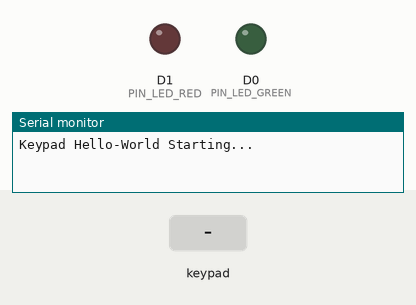
Simulated run of this sketch. Board: ESP8266 (NodeMCU). On the bench: output pins drawn as LEDs (lit = HIGH), the last lines printed to the serial monitor. Wiring (inferred from the names in the program): 4×4 keypad with keys 1 2 3 A 4 5 6 B 7 8 9 C * 0 # D: rows D3, D4, D5, D6; columns GPIO 3, GPIO 1, D7, D8. Dashed ring = blinking. Inputs (shaded band) come from the test bench. Pins used as bus, display or sensor lines are not drawn.

Above: at 1.2 s.
1.3 s: keypad keys 9 5 9 8 7 1 2 3 pressed 0.4 s apart
At 1.8 s:
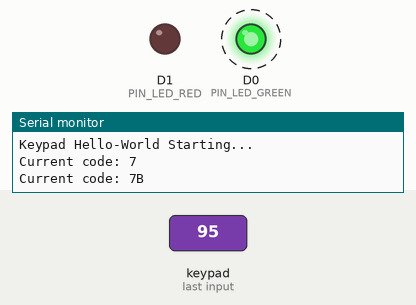
6.0 s: key '*' pressed
At 6.17 s:
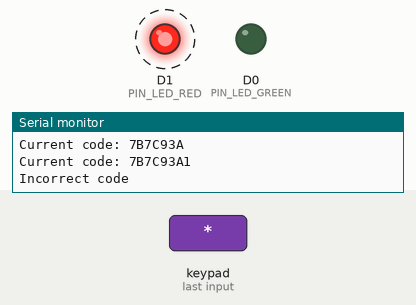
9.0 s: key '2' pressed
At 9.5 s:
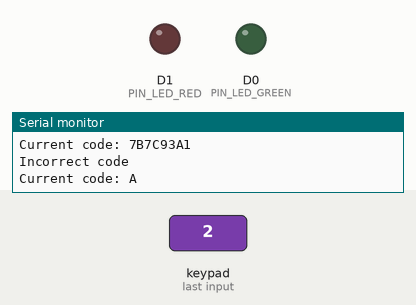
10.5 s: keypad keys 9 5 9 8 7 1 2 3 # pressed 0.4 s apart
At 11.2 s:
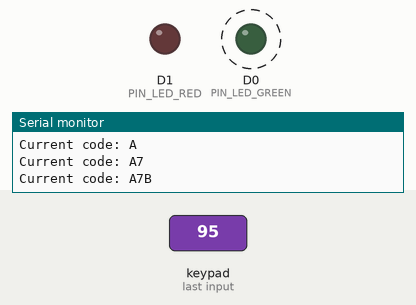
15.6 s: key '5' pressed
At 16.8 s:
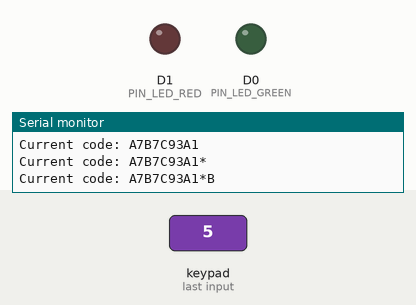
17.1 s: keypad keys 9 5 9 8 7 1 2 3 * pressed 0.4 s apart
At 20.47 s:
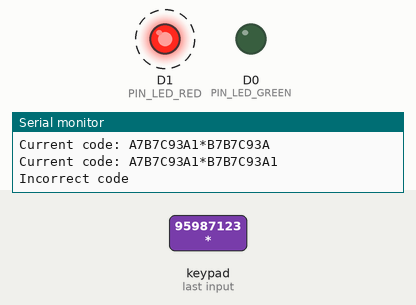
Timing chart, 0 to 23.1 s (numbered marks = the images above; inputs shaded):
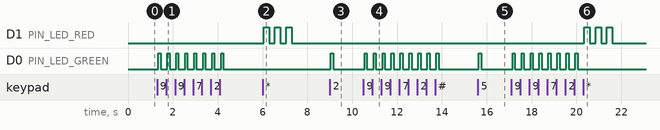

Measured:
- after the input at 1.3 s, D0 (PIN_LED_GREEN): alternates HIGH for 0.10 s and LOW for 0.30 s, 16 changes in all, then stays LOW, starting after 0.05 s
- after the input at 6.0 s, D1 (PIN_LED_RED): alternates HIGH for 0.25 s and LOW for 0.25 s, 6 changes in all, then stays LOW, starting after 0.05 s
- after the input at 9.0 s, D0 (PIN_LED_GREEN): LOW → HIGH after 0.05 s, → LOW 0.10 s later
- after the input at 10.5 s, D0 (PIN_LED_GREEN): alternates HIGH for 0.10 s and LOW for 0.30 s, 18 changes in all, then stays LOW, starting after 0.05 s
- after the input at 15.6 s, D0 (PIN_LED_GREEN): LOW → HIGH after 0.05 s, → LOW 0.10 s later
- after the input at 17.1 s, D1 (PIN_LED_RED): alternates HIGH for 0.25 s and LOW for 0.25 s, 6 changes in all, then stays LOW, starting after 3.3 s; D0 (PIN_LED_GREEN): alternates HIGH for 0.10 s and LOW for 0.30 s, 16 changes in all, then stays LOW, starting after 0.05 s

The sketch:

hello.ino
```cpp
/*
 * hello.ino
 *
 * Demonstrates keypad + LED functionality for embedded hardware hello-world.
 * Users enter a passcode via a 4x4 keypad. Green LED blinks on each key press.
 * '#' validates the code: green LED blinks if correct, red LED if not.
 *
 * Author: Charles Jensen
 * Created: 2025-05-07
 * Last Modified: 2025-05-07
 */

// Constants
// Pin assignments
const byte PIN_LED_GREEN = D0;
const byte PIN_LED_RED = D1;
const byte PIN_ROW[4] = {D3, D4, D5, D6};
const byte PIN_COL[4] = {D7, D8, D9, D10};

// Keypad layout
const byte NUM_ROWS = 4;
const byte NUM_COLS = 4;

const char KEYPAD_KEYS[NUM_ROWS][NUM_COLS] = {
    {'1', '2', '3', 'A'},
    {'4', '5', '6', 'B'},
    {'7', '8', '9', 'C'},
    {'*', '0', '#', 'D'}};

// Timing constants
const unsigned int LED_BLINK_DURATION_MS = 250;

// Target passcode
const String CORRECT_CODE = "95987123";

// Global Variables

String g_entered_code = ""; // Stores the current input code
char g_last_key = 0;        // Stores the last pressed key

// Function Declarations

void blink_led(byte pin, int times, unsigned int delay_ms);
char read_keypad();

// Setup Function

void setup()
{
  // Initialize serial communication
  Serial.begin(9600);
  Serial.println(F("Keypad Hello-World Starting..."));

  // Configure row pins as inputs with pull-up
  for (byte i = 0; i < NUM_ROWS; i++)
  {
    pinMode(PIN_ROW[i], INPUT_PULLUP);
  }

  // Configure column pins as outputs
  for (byte i = 0; i < NUM_COLS; i++)
  {
    pinMode(PIN_COL[i], OUTPUT);
    digitalWrite(PIN_COL[i], HIGH);
  }

  // Configure LED pins
  pinMode(PIN_LED_GREEN, OUTPUT);
  pinMode(PIN_LED_RED, OUTPUT);
}

// Main Loop

void loop()
{
  char key = read_keypad();

  // Debounce and ensure key is not repeating
  if (key != 0 && key != g_last_key)
  {
    g_last_key = key;

    if (key != '#')
    {
      g_entered_code += key;
      Serial.print(F("Current code: "));
      Serial.println(g_entered_code);
      blink_led(PIN_LED_GREEN, 1, 100);
    }
    else
    {
      if (g_entered_code.length() > 0)
      {
        if (g_entered_code == CORRECT_CODE)
        {
          Serial.println(F("Correct code entered"));
          blink_led(PIN_LED_GREEN, 3, LED_BLINK_DURATION_MS);
        }
        else
        {
          Serial.println(F("Incorrect code"));
          blink_led(PIN_LED_RED, 3, LED_BLINK_DURATION_MS);
        }
        g_entered_code = "";
      }
    }
  }

  // Reset last key on release
  if (key == 0)
  {
    g_last_key = 0;
  }
}

// Helper Functions
// Reads the keypad and returns the character of the pressed key
char read_keypad()
{
  for (byte c = 0; c < NUM_COLS; c++)
  {
    digitalWrite(PIN_COL[c], LOW);
    for (byte r = 0; r < NUM_ROWS; r++)
    {
      if (digitalRead(PIN_ROW[r]) == LOW)
      {
        delay(50); // Debounce delay
        digitalWrite(PIN_COL[c], HIGH);
        return KEYPAD_KEYS[r][c];
      }
    }
    digitalWrite(PIN_COL[c], HIGH);
  }
  return 0;
}

// Blinks the specified LED a given number of times
void blink_led(byte pin, int times, unsigned int delay_ms)
{
  for (int i = 0; i < times; i++)
  {
    digitalWrite(pin, HIGH);
    delay(delay_ms);
    digitalWrite(pin, LOW);
    delay(delay_ms);
  }
}
```
